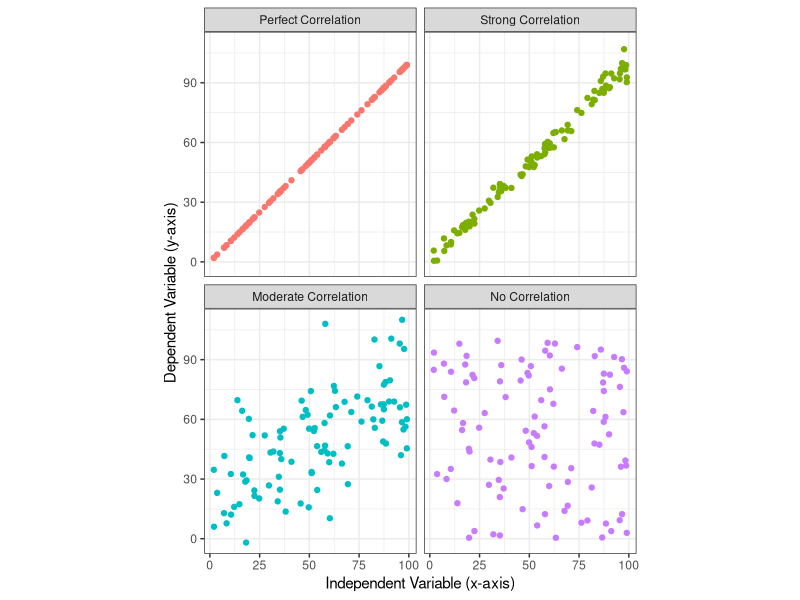

Here is the R script that generated this plot: (Note: this script raises an error after producing the figure.)
## ---- chunk 1
knitr::opts_chunk$set(echo = TRUE, fig.align = 'center')
library(tidyverse)
library(knitr)
library(bookdown)
library(scales)
library(kableExtra)
library(GGally)
## ---- chunk 2

corr_plots1 <- tibble(x = runif(100, 0, 100),
                      y1 = x,
                      y2 = map_dbl(x, ~ (.x*(rnorm(1, mean = 1,  sd = 0.03)) + rnorm(1, mean = 0, sd = 2))),
                      y3 = map_dbl(x, ~ (.x*(rnorm(1, mean = 0.6,  sd = 0.2)) + rnorm(1, mean = 15, sd = 15))),
                      y4 = runif(100, 0, 100)
) %>%
  pivot_longer(y1:y4, names_to = "type") %>%
  mutate(types = as.factor(type))

levels(corr_plots1$types) <- c("Perfect Correlation", "Strong Correlation", "Moderate Correlation", "No Correlation")
  

p1 <- ggplot(data = corr_plots1,
                          aes(x = x, y = value)) +
  geom_point(aes(color = types)) +
  facet_wrap(facets = vars(types),
             ncol = 2) +
  theme_bw() +
  coord_fixed(ratio=1.0) +
  labs(x = "Independent Variable (x-axis)",
       y = "Dependent Variable (y-axis)") +
  theme(legend.position = "none")
 
ggsave("./images/correlation_example_1.png", dpi = 150)
## ---- chunk 3
knitr::include_graphics("./images/correlation_example_1.png")
## ---- chunk 4

corr_plots2 <- tibble(x = runif(100, 0, 100),
                     y1 = map_dbl(x, ~ (.x*(rnorm(1, mean = .8,  sd = 0.15)) + rnorm(1, mean = 10, sd = 10))),
                     y2 = map_dbl(x, ~ -(.x*(rnorm(1, mean = 0.6,  sd = 0.06)) - rnorm(1, mean = 70, sd = 5))),
                     y3 = map_dbl(x, ~ (.x*(rnorm(1, mean = 1,  sd = 0.02))^2 + rnorm(1, mean = 0, sd = 2))),
                     y4 = map_dbl(x, ~ (100*exp(-.x/20)*(rnorm(1, mean = 1,  sd = 0.03)) + rnorm(1, mean = 4, sd = 2)))
) %>%
  pivot_longer(y1:y4, names_to = "type") %>%
  mutate(types = as.factor(type))

levels(corr_plots2$types) <- c("Positive Correlation", 
                               "Negative Correlation", 
                               "Linear Correlation", 
                               "Non-Linear Correlation")
  

p2 <- ggplot(data = corr_plots2,
                          aes(x = x, y = value)) +
  geom_point(aes(color = types)) +
  facet_wrap(facets = vars(types)) +
  theme_bw() +
  coord_fixed(ratio=1) +
  theme(legend.position = "none") +
  labs(x = "Independent Variable",
       y = "Dependent Variable")
 
ggsave("./images/correlation_example_2.png", dpi = 150)
## ---- chunk 5
knitr::include_graphics("./images/correlation_example_2.png")
## ---- chunk 6

ggplot(data = (mpg), 
       aes(x = cyl, y = hwy)) +
  geom_jitter(aes(x = cyl, y = hwy),
             shape = 1,
             color = "blue",
             width = 0.1,
             height = 0.05,
             size = 2) +
  geom_smooth(method='lm', 
              se = FALSE,
              size = 0.5,
              color = "blue") +
  xlab("# of Cylinders") +
  ylab("Highway Fuel Economy (mi/gal)") + 
  theme_classic()
  

## ---- chunk 7

# fit a linear model
g1_model <- lm(mpg ~ wt, data=mtcars)

#create a ggplot2 object
g1 <- ggplot(data = mtcars, 
             aes(x = wt, y = mpg)) + 
  geom_point() +
  geom_smooth(model = g1_model, method = "lm") + 
  ylab("Fuel Economy (mi/gal)") +
  xlab("Vehicle Weight (x1000 lb)")
g1
## ---- chunk 8

g1 + facet_grid(cols = vars(cyl),
                labeller = label_both) #this code adds names & values to the panel label

## ---- chunk 9

g1 + facet_grid(rows = vars(cyl),
                labeller = label_both)
## ---- chunk 10
# instruct R to treat the cyl variable as a factor with discrete levels
# this, in turn, tells ggplot2 to assign discrete colors to each level
mtcars$cyl <- as.factor(mtcars$cyl)

g3 <- ggplot(data = mtcars, 
             aes(x = wt, y = mpg, color = cyl)) + 
  geom_point() +
  ylab("Fuel Economy (mi/gal)") +
  xlab("Vehicle Weight, (x1000 lb)")

g3
## ---- chunk 11

#"#330099","#CC0066","#FF6633", "#0099CC", "#FF9900","#CC6633", "#33CC99",

ggplot(data = mtcars, 
             aes(x = wt, 
                 y = mpg, 
                 color = cyl, 
                 shape = cyl)) + 
  geom_point(size = 2) +
  ylab("Fuel Economy (mi/gal)") +
  xlab("Vehicle Weight, (x1000 lb)") +
  scale_colour_manual(values = c("sandybrown", 
                                 "orangered", 
                                 "steelblue2")) +
  theme_classic()
